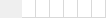
<?xml version="1.0" encoding="UTF-8"?>
<ui version="4.0">
 <class>ResultPrintWidgetClassTableItem</class>
 <widget class="QWidget" name="ResultPrintWidgetClassTableItem">
  <property name="geometry">
   <rect>
    <x>0</x>
    <y>0</y>
    <width>106</width>
    <height>18</height>
   </rect>
  </property>
  <property name="windowTitle">
   <string>Form</string>
  </property>
  <layout class="QHBoxLayout" name="horizontalLayout">
   <property name="spacing">
    <number>0</number>
   </property>
   <property name="leftMargin">
    <number>0</number>
   </property>
   <property name="topMargin">
    <number>0</number>
   </property>
   <property name="rightMargin">
    <number>0</number>
   </property>
   <property name="bottomMargin">
    <number>0</number>
   </property>
   <item>
    <widget class="QLabel" name="labelClassNumber">
     <property name="minimumSize">
      <size>
       <width>22</width>
       <height>18</height>
      </size>
     </property>
     <property name="maximumSize">
      <size>
       <width>22</width>
       <height>18</height>
      </size>
     </property>
     <property name="font">
      <font>
       <family>Arial</family>
       <pointsize>7</pointsize>
      </font>
     </property>
     <property name="text">
      <string/>
     </property>
    </widget>
   </item>
   <item>
    <widget class="QLabel" name="labelClass1">
     <property name="sizePolicy">
      <sizepolicy hsizetype="Fixed" vsizetype="Fixed">
       <horstretch>0</horstretch>
       <verstretch>0</verstretch>
      </sizepolicy>
     </property>
     <property name="minimumSize">
      <size>
       <width>14</width>
       <height>18</height>
      </size>
     </property>
     <property name="maximumSize">
      <size>
       <width>14</width>
       <height>18</height>
      </size>
     </property>
     <property name="styleSheet">
      <string notr="true">QLabel
{
	border-bottom: 1px solid #D9D9D9;
	border-right: 1px solid #D9D9D9;
	border-top: 0px solid #D9D9D9;
	border-left: 0px solid #D9D9D9;
	margin: 0px;
	background-color: #FFFFFF;
}</string>
     </property>
     <property name="text">
      <string/>
     </property>
    </widget>
   </item>
   <item>
    <widget class="QLabel" name="labelClass2">
     <property name="sizePolicy">
      <sizepolicy hsizetype="Fixed" vsizetype="Fixed">
       <horstretch>0</horstretch>
       <verstretch>0</verstretch>
      </sizepolicy>
     </property>
     <property name="minimumSize">
      <size>
       <width>14</width>
       <height>18</height>
      </size>
     </property>
     <property name="maximumSize">
      <size>
       <width>14</width>
       <height>18</height>
      </size>
     </property>
     <property name="styleSheet">
      <string notr="true">QLabel
{
	border-bottom: 1px solid #D9D9D9;
	border-right: 1px solid #D9D9D9;
	border-top: 0px solid #D9D9D9;
	border-left: 0px solid #D9D9D9;
	margin: 0px;
	background-color: #FFFFFF;
}</string>
     </property>
     <property name="text">
      <string/>
     </property>
    </widget>
   </item>
   <item>
    <widget class="QLabel" name="labelClass3">
     <property name="sizePolicy">
      <sizepolicy hsizetype="Fixed" vsizetype="Fixed">
       <horstretch>0</horstretch>
       <verstretch>0</verstretch>
      </sizepolicy>
     </property>
     <property name="minimumSize">
      <size>
       <width>14</width>
       <height>18</height>
      </size>
     </property>
     <property name="maximumSize">
      <size>
       <width>14</width>
       <height>18</height>
      </size>
     </property>
     <property name="styleSheet">
      <string notr="true">QLabel
{
	border-bottom: 1px solid #D9D9D9;
	border-right: 1px solid #D9D9D9;
	border-top: 0px solid #D9D9D9;
	border-left: 0px solid #D9D9D9;
	margin: 0px;
	background-color: #FFFFFF;
}</string>
     </property>
     <property name="text">
      <string/>
     </property>
    </widget>
   </item>
   <item>
    <widget class="QLabel" name="labelClass4">
     <property name="sizePolicy">
      <sizepolicy hsizetype="Fixed" vsizetype="Fixed">
       <horstretch>0</horstretch>
       <verstretch>0</verstretch>
      </sizepolicy>
     </property>
     <property name="minimumSize">
      <size>
       <width>14</width>
       <height>18</height>
      </size>
     </property>
     <property name="maximumSize">
      <size>
       <width>14</width>
       <height>18</height>
      </size>
     </property>
     <property name="styleSheet">
      <string notr="true">QLabel
{
	border-bottom: 1px solid #D9D9D9;
	border-right: 1px solid #D9D9D9;
	border-top: 0px solid #D9D9D9;
	border-left: 0px solid #D9D9D9;
	margin: 0px;
	background-color: #FFFFFF;
}</string>
     </property>
     <property name="text">
      <string/>
     </property>
    </widget>
   </item>
   <item>
    <widget class="QLabel" name="labelClass5">
     <property name="sizePolicy">
      <sizepolicy hsizetype="Fixed" vsizetype="Fixed">
       <horstretch>0</horstretch>
       <verstretch>0</verstretch>
      </sizepolicy>
     </property>
     <property name="minimumSize">
      <size>
       <width>14</width>
       <height>18</height>
      </size>
     </property>
     <property name="maximumSize">
      <size>
       <width>14</width>
       <height>18</height>
      </size>
     </property>
     <property name="styleSheet">
      <string notr="true">QLabel
{
	border-bottom: 1px solid #D9D9D9;
	border-right: 1px solid #D9D9D9;
	border-top: 0px solid #D9D9D9;
	border-left: 0px solid #D9D9D9;
	margin: 0px;
	background-color: #FFFFFF;
}</string>
     </property>
     <property name="text">
      <string/>
     </property>
    </widget>
   </item>
   <item>
    <widget class="QLabel" name="labelClass6">
     <property name="sizePolicy">
      <sizepolicy hsizetype="Fixed" vsizetype="Fixed">
       <horstretch>0</horstretch>
       <verstretch>0</verstretch>
      </sizepolicy>
     </property>
     <property name="minimumSize">
      <size>
       <width>14</width>
       <height>18</height>
      </size>
     </property>
     <property name="maximumSize">
      <size>
       <width>14</width>
       <height>18</height>
      </size>
     </property>
     <property name="styleSheet">
      <string notr="true">QLabel
{
	border-bottom: 1px solid #D9D9D9;
	border-right: 1px solid #D9D9D9;
	border-top: 0px solid #D9D9D9;
	border-left: 0px solid #D9D9D9;
	margin: 0px;
	background-color: #FFFFFF;
}</string>
     </property>
     <property name="text">
      <string/>
     </property>
    </widget>
   </item>
  </layout>
 </widget>
 <resources/>
 <connections/>
</ui>
